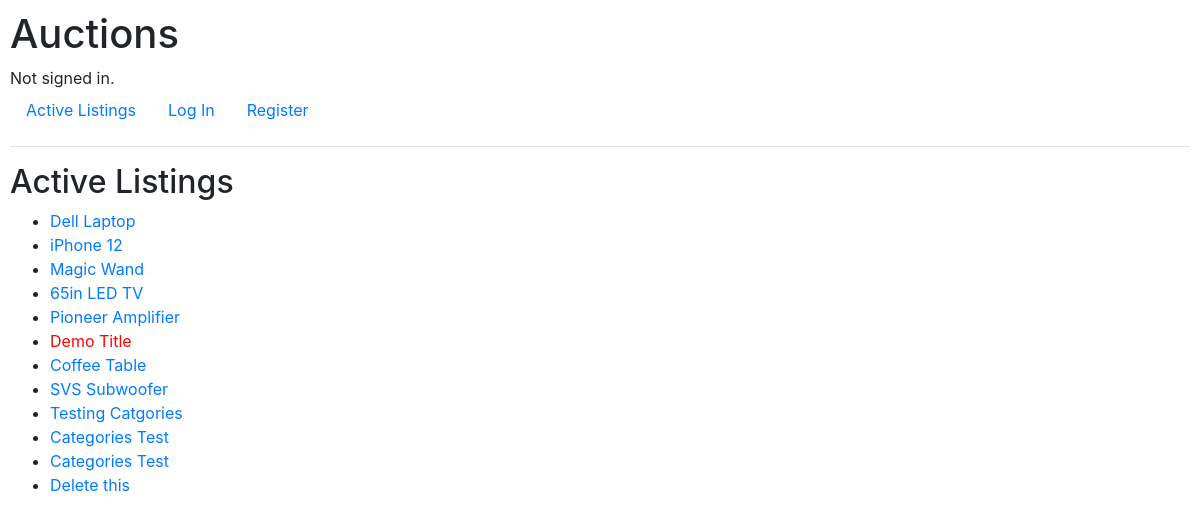
The app's page /, older data.
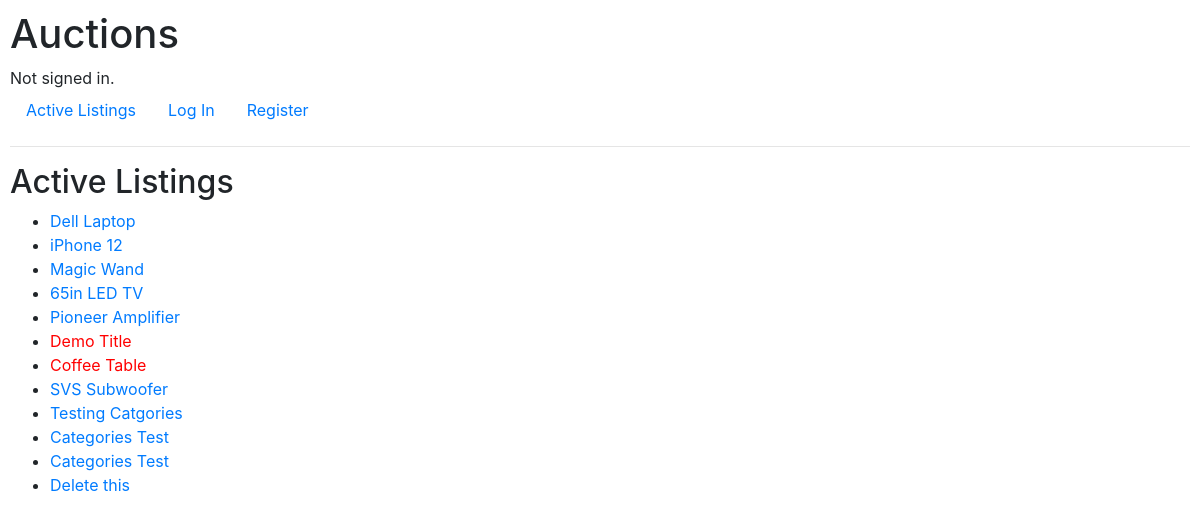
The same page, newer data.
### auctions/models.py (models this page shows, shortened)
class Listing(models.Model):
    title = models.CharField(max_length= 30)
    description = models.CharField(max_length= 200)
    creator = models.ForeignKey(User, on_delete=models.CASCADE, related_name="user", null=True)
    bid = models.ManyToManyField("Bid", related_name="current_bid", null=True)
    bidders = models.ManyToManyField(User, blank=True, related_name="buyers")
    pub_date = models.DateField(default=date.today)
    mod_date = models.DateField(default=date.today)
    comments = models.ManyToManyField("Comment", related_name="listing_comments", null=True, blank=True)
    category = models.ManyToManyField("Category", related_name="listing_category", null=True)
    active = models.BooleanField(default=True)
    winner = models.ForeignKey(User, on_delete=models.CASCADE, related_name="sold", null=True)

### auctions/views.py (the view)
# urls.py: path("", views.index, name="index"),
def index(request):
    listings = Listing.objects.all()
    return render(request, "auctions/index.html", {"listings": listings})

### auctions/templates/auctions/index.html
{% extends "auctions/layout.html" %}
{% block body %}
    <h2>Active Listings</h2>
    <ul>
        {% for listing in listings %}
            {% if listing.active == True %}
                <li><a href="listings/{{listing.id}}">{{listing.title}}</a></li>
            {% else %}
                <li><a href="listings/{{listing.id}}" style="color:red;">{{listing.title}}</a></li>
            {% endif %}
        {% endfor %}
    </ul>
{% endblock %}

Row changes from the older to the newer data that the page shows:
changed Listing "Coffee Table": active True → False (drawn)
